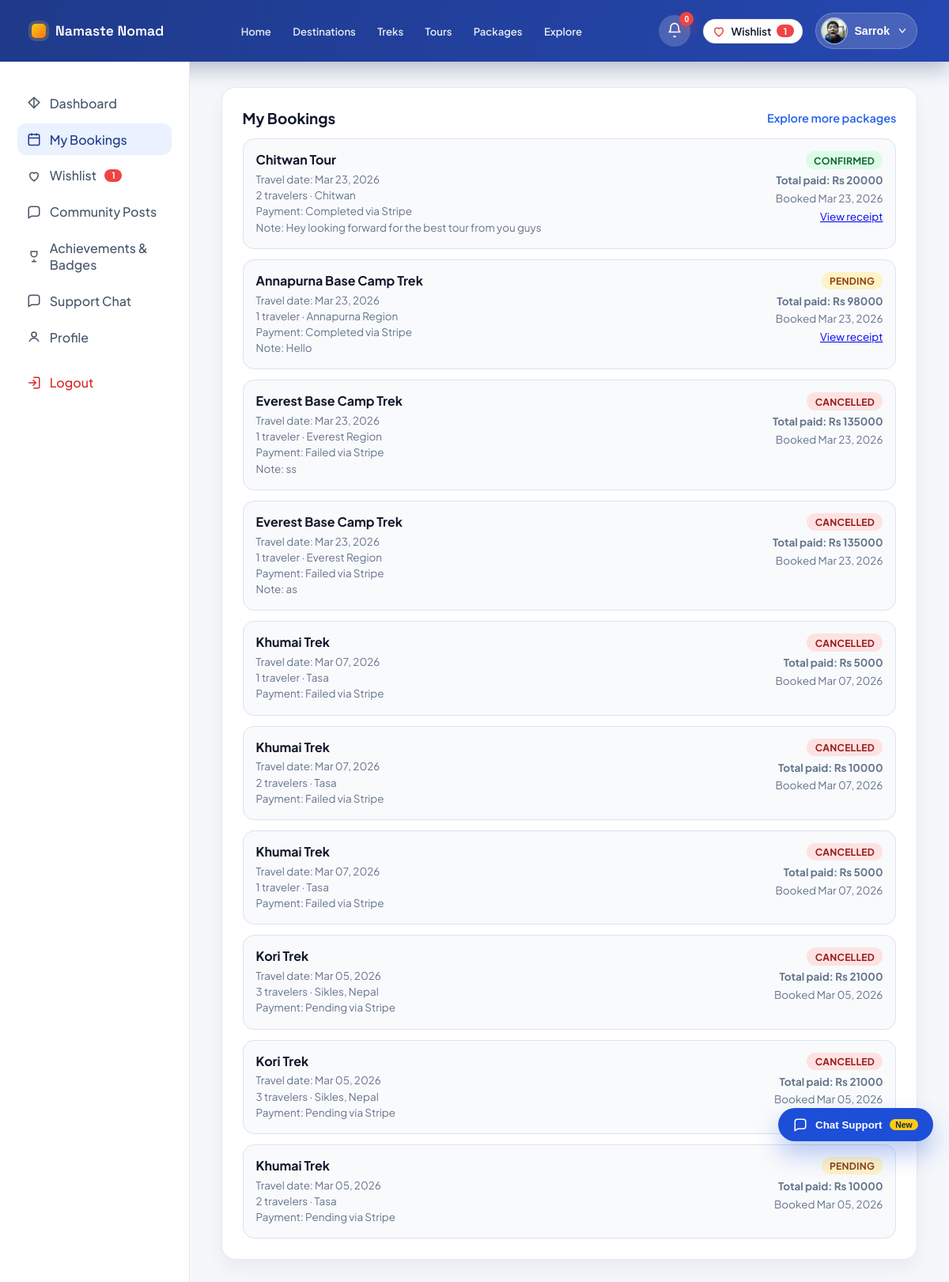
Page /accounts/traveler/bookings/ (signed in) on the earlier database version.
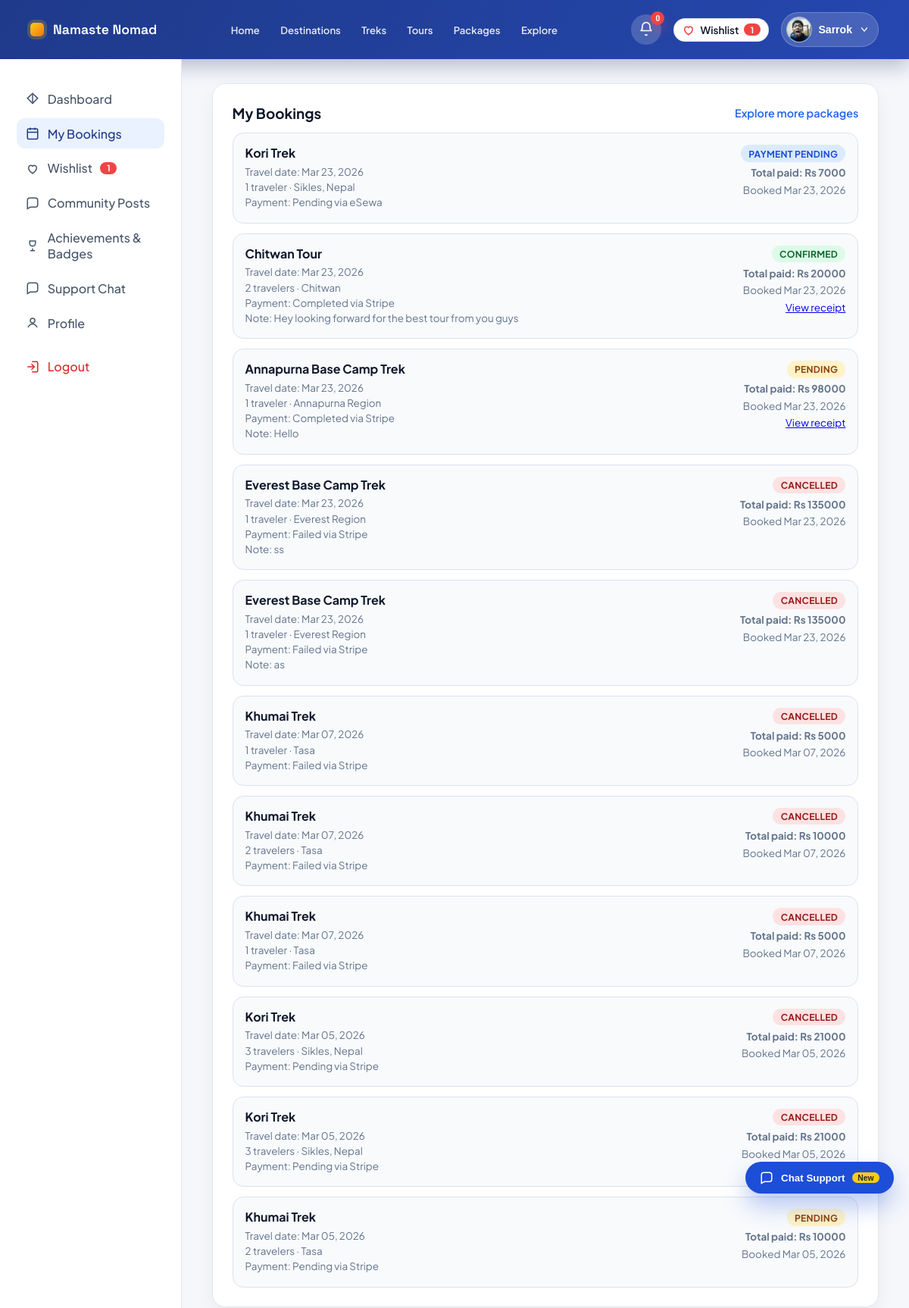
Same page on the later database version.
### core/models.py (models this page shows, shortened)
class Booking(models.Model):
    COMMISSION_VENDOR_RATE = Decimal('0.75')
    COMMISSION_PLATFORM_RATE = Decimal('0.25')
    STATUS_PAYMENT_PENDING = 'payment_pending'
    STATUS_PENDING = 'pending'
    STATUS_CONFIRMED = 'confirmed'
    STATUS_CANCELLED = 'cancelled'
    STATUS_CHOICES = [
        (STATUS_PAYMENT_PENDING, 'Payment Pending'),
        (STATUS_PENDING, 'Pending'),
        (STATUS_CONFIRMED, 'Confirmed'),
        (STATUS_CANCELLED, 'Cancelled'),
    ]
    PAYMENT_METHOD_STRIPE = 'stripe'
    PAYMENT_METHOD_ESEWA = 'esewa'
    PAYMENT_METHOD_KHALTI = 'khalti'
    PAYMENT_METHOD_CHOICES = [
        (PAYMENT_METHOD_STRIPE, 'Stripe'),
        (PAYMENT_METHOD_ESEWA, 'eSewa'),
        (PAYMENT_METHOD_KHALTI, 'Khalti'),
    ]
    PAYMENT_STATUS_PENDING = 'pending'
    PAYMENT_STATUS_COMPLETED = 'completed'
    PAYMENT_STATUS_FAILED = 'failed'
    PAYMENT_STATUS_PAID = PAYMENT_STATUS_COMPLETED
    PAYMENT_STATUS_CANCELLED = PAYMENT_STATUS_FAILED
    PAYMENT_STATUS_EXPIRED = PAYMENT_STATUS_FAILED
    PAYMENT_STATUS_CHOICES = [
        (PAYMENT_STATUS_PENDING, 'Pending'),
        (PAYMENT_STATUS_COMPLETED, 'Completed'),
        (PAYMENT_STATUS_FAILED, 'Failed'),
    ]
    SOURCE_CHOICES = [
        ('direct', 'Direct'),
        ('partner', 'Partner'),
        ('social', 'Social'),
        ('marketplace', 'Marketplace'),
    ]
    package = models.ForeignKey(Package, on_delete=models.CASCADE, related_name='bookings')
    traveler = models.ForeignKey(
        settings.AUTH_USER_MODEL,
        on_delete=models.SET_NULL,
        related_name='traveler_bookings',
        null=True,
        blank=True,
    )
    vendor = models.ForeignKey(
        settings.AUTH_USER_MODEL,
        on_delete=models.SET_NULL,
        related_name='vendor_bookings',
        null=True,
        blank=True,
    )
    number_of_people = models.PositiveIntegerField(default=1)
    travel_date = models.DateField(default=date.today)
    special_notes = models.TextField(blank=True)
    start_date = models.DateField(null=True, blank=True)
    end_date = models.DateField(null=True, blank=True)
    status = models.CharField(max_length=20, choices=STATUS_CHOICES, default=STATUS_PAYMENT_PENDING)
    payment_method = models.CharField(
        max_length=20,
        choices=PAYMENT_METHOD_CHOICES,
        default=PAYMENT_METHOD_STRIPE,
    )
    payment_status = models.CharField(
        max_length=20,
        choices=PAYMENT_STATUS_CHOICES,
        default=PAYMENT_STATUS_PENDING,
    )
    payment_reference = models.CharField(max_length=255, blank=True)
    stripe_checkout_session_id = models.CharField(max_length=255, blank=True)
    esewa_transaction_id = models.CharField(max_length=255, blank=True)
    paid_amount = models.DecimalField(
        max_digits=10,
        decimal_places=2,
        validators=[MinValueValidator(0)],
        null=True,
        blank=True,
    )
    paid_at = models.DateTimeField(null=True, blank=True)
    payment_expires_at = models.DateTimeField(null=True, blank=True)
    source = models.CharField(max_length=20, choices=SOURCE_CHOICES, default='direct')
    total_price = models.DecimalField(
        max_digits=10,
        decimal_places=2,
        validators=[MinValueValidator(0)],
    )
    vendor_amount = models.DecimalField(
        max_digits=10,
        decimal_places=2,
        validators=[MinValueValidator(0)],
        default=Decimal('0.00'),
    )
    platform_fee = models.DecimalField(
        max_digits=10,
        decimal_places=2,
        validators=[MinValueValidator(0)],
        default=Decimal('0.00'),
    )
    created_at = models.DateTimeField(auto_now_add=True)

class Package(models.Model):
    DIFFICULTY_CHOICES = (
        ('easy', 'Easy'),
        ('moderate', 'Moderate'),
        ('challenging', 'Challenging'),
        ('expedition', 'Expedition'),
    )
    CATEGORY_TREK = 'TREK'
    CATEGORY_TOUR = 'TOUR'
    CATEGORY_CHOICES = (
        (CATEGORY_TREK, 'Trek'),
        (CATEGORY_TOUR, 'Tour'),
    )
    vendor = models.ForeignKey(
        settings.AUTH_USER_MODEL,
        on_delete=models.CASCADE,
        related_name='vendor_packages',
    )
    title = models.CharField(max_length=200)
    category = models.CharField(max_length=10, choices=CATEGORY_CHOICES, default=CATEGORY_TREK)
    location = models.CharField(max_length=120, blank=True)
    location_name = models.CharField(max_length=255, blank=True)
    latitude = models.FloatField(blank=True, null=True)
    longitude = models.FloatField(blank=True, null=True)
    description = models.TextField(blank=True)
    itinerary = models.TextField(blank=True)
    inclusions = models.TextField(blank=True)
    exclusions = models.TextField(blank=True)
    duration_days = models.PositiveSmallIntegerField(blank=True, null=True)
    difficulty = models.CharField(max_length=20, choices=DIFFICULTY_CHOICES, blank=True)
    group_size = models.PositiveSmallIntegerField(blank=True, null=True)
    available_slots = models.PositiveIntegerField(default=10)
    available_from = models.DateField(blank=True, null=True)
    available_until = models.DateField(blank=True, null=True)
    best_season = models.CharField(max_length=100, blank=True)
    image_url = models.URLField(blank=True)
    has_guide = models.BooleanField(default=False)
    includes_meals = models.BooleanField(default=False)
    includes_accommodation = models.BooleanField(default=False)
    includes_transport = models.BooleanField(default=False)
    includes_permits = models.BooleanField(default=False)
    price = models.DecimalField(
        max_digits=10,
        decimal_places=2,
        validators=[MinValueValidator(0)],
    )
    is_active = models.BooleanField(default=True)
    is_featured = models.BooleanField(default=False)
    views_count = models.PositiveIntegerField(default=0)
    created_at = models.DateTimeField(auto_now_add=True)

### accounts/views.py (the view)
# urls.py: path('traveler/bookings/', views.traveler_bookings, name='traveler_bookings'),
@never_cache
@login_required(login_url='traveler_login')
def traveler_bookings(request):
    if not _ensure_traveler(request):
        return redirect('traveler_login')
    profile = _get_traveler_profile(request.user)
    if profile is None:
        profile = TravelerProfile.objects.create(user=request.user)
    bookings = Booking.objects.filter(traveler=request.user).select_related(
        'package',
    ).order_by('-created_at')
    return render(request, 'accounts/traveler_bookings.html', {
        'traveler_profile': profile,
        'bookings': bookings,
        'active_page': 'bookings',
    })

### accounts/context_processors.py (called while the page is built)
def _safe_related(instance, relation_name):
    try:
        return getattr(instance, relation_name)
    except ObjectDoesNotExist:
        return None

def _display_name(user):
    full_name = user.get_full_name().strip()
    return full_name or user.username or user.email or 'Account'

def _avatar_url(user, user_type):
    if user_type == 'traveler':
        profile = _safe_related(user, 'traveler_profile')
        if profile and profile.avatar:
            return profile.avatar.url
    elif user_type == 'vendor':
        profile = _safe_related(user, 'vendor_profile')
        if profile and profile.logo:
            return profile.logo.url
    elif user_type == 'admin':
        profile = _safe_related(user, 'admin_profile')
        if profile and profile.avatar:
            return profile.avatar.url
    return ''

def _dashboard_url(user_type):
    if user_type == 'traveler':
        return reverse('traveler_home')
    if user_type == 'vendor':
        return reverse('vendor_dashboard')
    if user_type == 'admin':
        return reverse('admin_dashboard')
    return reverse('home')

### accounts/templates/accounts/traveler_bookings.html (shortened to what this page needs)
{% extends "accounts/traveler_base.html" %}
{% block traveler_content %}
    <section class="card bookings-card">
        <div class="section-head">
            <h1>My Bookings</h1>
            <a href="{% url 'traveler_home' %}">Explore more packages</a>
        </div>
        {% if bookings %}
            <div class="bookings-list">
                {% for booking in bookings %}
                    <article class="booking-item">
                        <div class="booking-item-main">
                            <h3><a href="{% url 'package_detail' booking.package.id %}">{{ booking.package.title }}</a></h3>
                            <p>Travel date: {{ booking.travel_date|date:"M d, Y" }}</p>
                            <p>{{ booking.number_of_people }} traveler{{ booking.number_of_people|pluralize }} · {{ booking.package.location|default:"Nepal" }}</p>
                            <p>Payment: {{ booking.get_payment_status_display }} via {{ booking.get_payment_method_display }}</p>
                            {% if booking.special_notes %}
                                <p>Note: {{ booking.special_notes|truncatechars:90 }}</p>
                            {% endif %}
                        </div>
                        <div class="booking-item-meta">
                            <span class="status-pill status-{{ booking.status }}">{{ booking.get_status_display }}</span>
                            <strong>Total paid: Rs {{ booking.total_price|floatformat:0 }}</strong>
                            <span>Booked {{ booking.created_at|date:"M d, Y" }}</span>
                            {% if booking.payment_status == 'completed' %}
                                <a href="{% url 'booking_confirmation' booking.id %}">View receipt</a>
                            {% endif %}
                        </div>
                    </article>
                {% endfor %}
            </div>
        {% else %}
            <p class="empty-state">You do not have any bookings yet.</p>
        {% endif %}
    </section>
{% endblock %}

Differences in the rows shown:
added Booking: package "Kori Trek", travel_date "Mar 23, 2026", number_of_people "1", package.location "Sikles, Nepal", payment_status "Pending", payment_method "eSewa", status "PAYMENT PENDING", total_price "7000", created_at "Mar 23, 2026"
